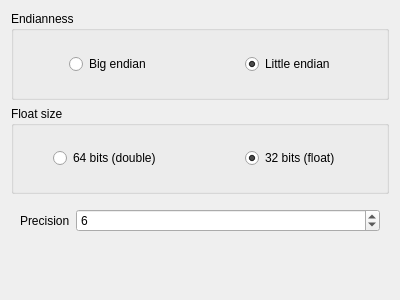
<?xml version="1.0" encoding="UTF-8"?>
<ui version="4.0">
 <comment>
 Released as open source by Gabriel Caudrelier

 Developed by Gabriel Caudrelier, gabriel dot caudrelier at gmail dot com

 https://github.com/metrodango/pip3line

 Released under AGPL see LICENSE for more information
 </comment>
 <class>BytesToFloatWdiget</class>
 <widget class="QWidget" name="BytesToFloatWdiget">
  <property name="geometry">
   <rect>
    <x>0</x>
    <y>0</y>
    <width>400</width>
    <height>300</height>
   </rect>
  </property>
  <property name="windowTitle">
   <string>Form</string>
  </property>
  <layout class="QVBoxLayout" name="verticalLayout">
   <item>
    <widget class="QGroupBox" name="endianGroupBox">
     <property name="title">
      <string>Endianness</string>
     </property>
     <layout class="QHBoxLayout" name="horizontalLayout">
      <item alignment="Qt::AlignHCenter">
       <widget class="QRadioButton" name="bigEndianRadioButton">
        <property name="text">
         <string>Big endian</string>
        </property>
       </widget>
      </item>
      <item alignment="Qt::AlignHCenter">
       <widget class="QRadioButton" name="littleEndianRadioButton">
        <property name="text">
         <string>Little endian</string>
        </property>
        <property name="checked">
         <bool>true</bool>
        </property>
       </widget>
      </item>
     </layout>
    </widget>
   </item>
   <item>
    <widget class="QGroupBox" name="sizeGroupBox">
     <property name="title">
      <string>Float size</string>
     </property>
     <layout class="QHBoxLayout" name="horizontalLayout_2">
      <property name="spacing">
       <number>0</number>
      </property>
      <property name="margin">
       <number>0</number>
      </property>
      <item alignment="Qt::AlignHCenter">
       <widget class="QRadioButton" name="float64radioButton">
        <property name="text">
         <string>64 bits (double)</string>
        </property>
       </widget>
      </item>
      <item alignment="Qt::AlignHCenter">
       <widget class="QRadioButton" name="float32radioButton">
        <property name="text">
         <string>32 bits (float)</string>
        </property>
        <property name="checked">
         <bool>true</bool>
        </property>
       </widget>
      </item>
     </layout>
    </widget>
   </item>
   <item>
    <widget class="QWidget" name="widget" native="true">
     <layout class="QFormLayout" name="formLayout">
      <item row="0" column="0">
       <widget class="QLabel" name="precisionLabel">
        <property name="text">
         <string>Precision</string>
        </property>
       </widget>
      </item>
      <item row="0" column="1">
       <widget class="QSpinBox" name="precisionSpinBox">
        <property name="minimum">
         <number>1</number>
        </property>
        <property name="maximum">
         <number>1000</number>
        </property>
        <property name="value">
         <number>6</number>
        </property>
       </widget>
      </item>
     </layout>
    </widget>
   </item>
  </layout>
 </widget>
 <resources/>
 <connections/>
</ui>
